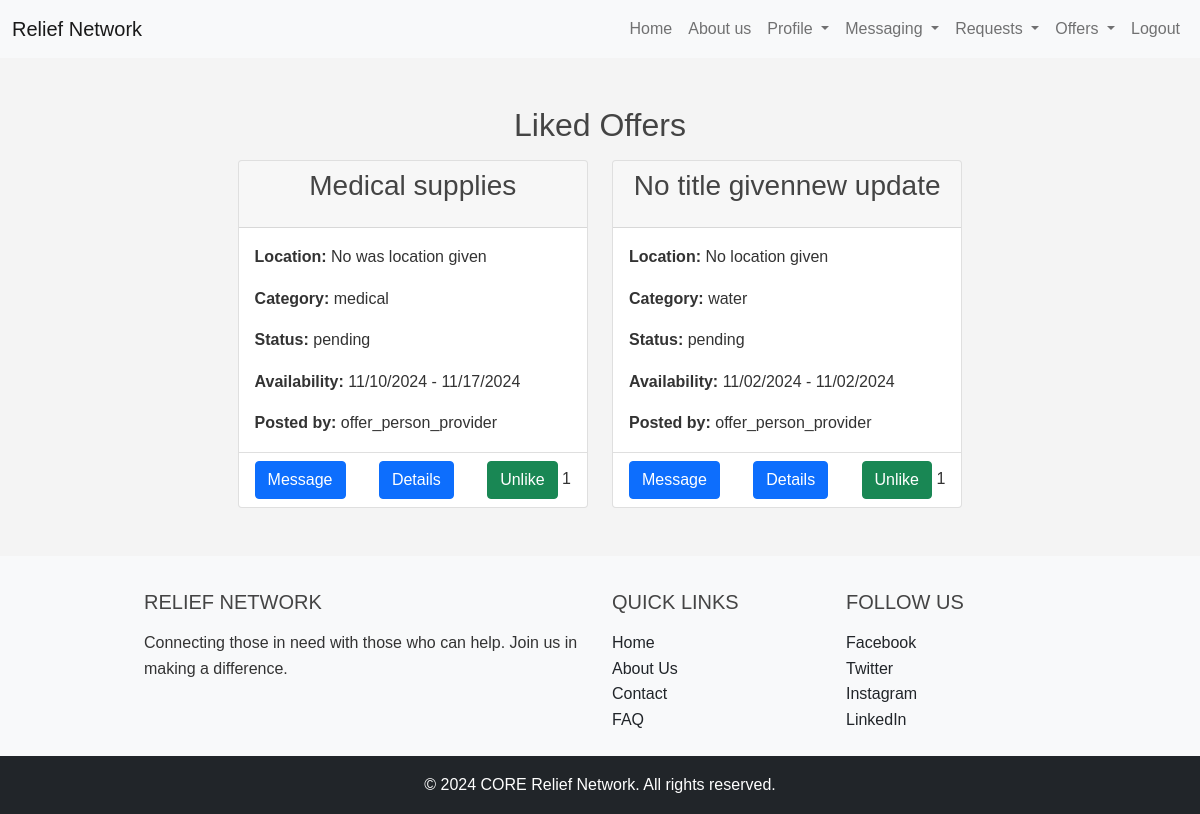
The page /requester_liked_offers/ (signed in) on the database as committed earlier.
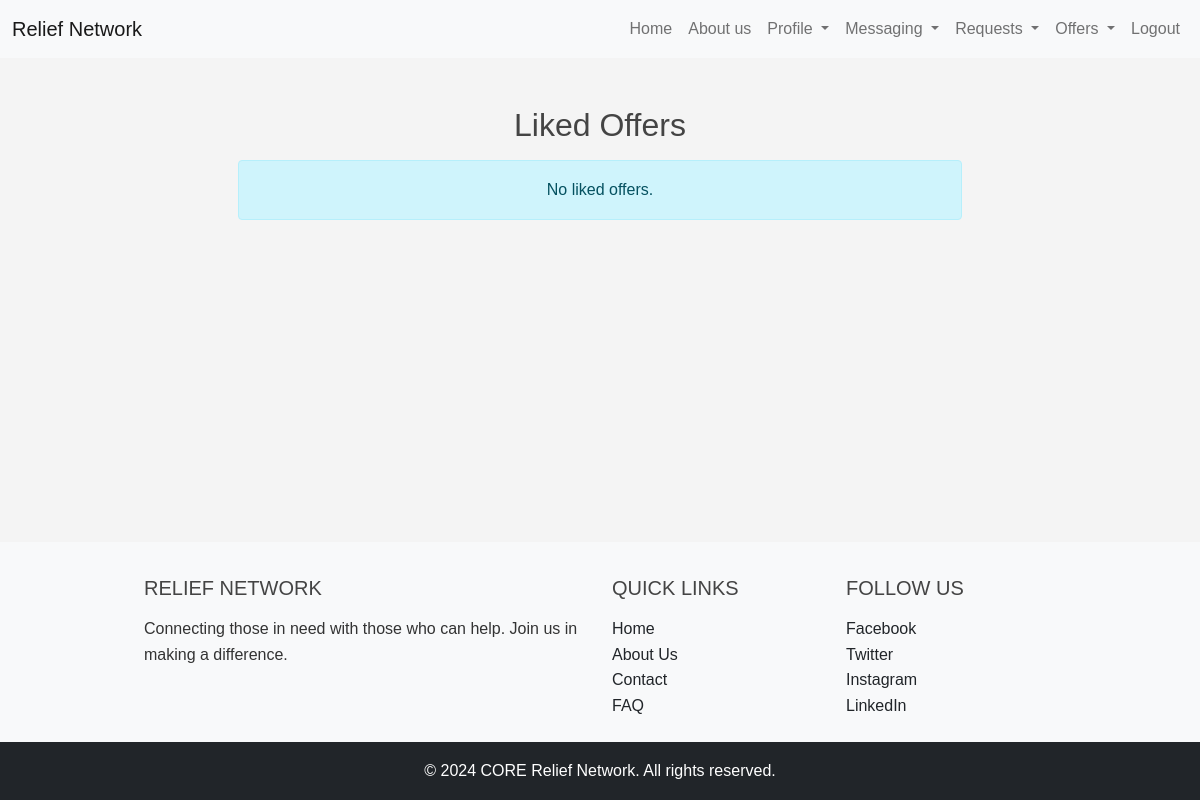
The same page on the database as committed later.
### offers/models.py (models this page shows, shortened)
class Offer(models.Model):
    CATEGORY_CHOICES = (
        ('food', 'Food'),
        ('water', 'Water'),
        ('clothing', 'Clothing'),
        ('shelter', 'Shelter'),
        ('medical', 'Medical Supplies'),
        ('other', 'Other'),
    )
    STATUS_CHOICES = (
        ('pending', 'Pending'),
        ('in_progress', 'In Progress'),
        ('completed', 'Completed'),
        ('cancelled', 'Cancelled'),
    )
    user = models.ForeignKey(User, on_delete=models.CASCADE)
    title = models.CharField(max_length=100, default='No title given')
    description = models.TextField(default='No description given')
    location = models.CharField(max_length=255, default='No was location given')# add a more detailed address later
    category = models.CharField(max_length=50, choices=CATEGORY_CHOICES, default='Other')
    status = models.CharField(max_length=11, choices=STATUS_CHOICES, default='Pending')
    quantity = models.IntegerField(default=1)
    availability_start = models.DateTimeField(default=timezone.now)
    availability_end = models.DateTimeField(default=timezone.now)
    likes = models.ManyToManyField(User, related_name='liked_offers', blank=True)

### accounts/models.py (models this page shows)
class User(AbstractUser):
    USER_TYPE_CHOICES = (
        ('requester', 'Requester'),
        ('provider', 'Provider'),
    )
    user_type = models.CharField(max_length=10, choices=USER_TYPE_CHOICES)
    name = models.CharField(max_length=255, null=True, blank=True)  # Adding a name field
    email = models.EmailField(unique=True)

### requests_app/views.py (the view)
# urls.py: path('requester_liked_offers/', requests_views.requester_liked_offers, name='requester_liked_offers'),
@login_required
@login_required
def requester_liked_offers(request):
    offers = Offer.objects.filter(likes=request.user)
    return render(request, 'requester_liked_offers.html', {'offers': offers})

### requests_app/templates/requester_liked_offers.html (shortened to what this page needs)
{% extends 'base.html' %}
{% block content %}
{% load static %}
<link rel="stylesheet" type="text/css" href="{% static 'css/styles.css' %}">
<div class="container mt-4" data-page-type="requester_view_liked_offers">
    <h2 class="text-center mb-3">Liked Offers</h2>
    <div class="row offer-container">
        {% for offer in offers %}
        <div class="col-md-6 col-lg-6 mb-4 item_offer" id="offer-{{ offer.id }}">
            <div class="card">
                <div class="card-header text-center">
                    <h3>{{ offer.title }}</h3>
                </div>
                <div class="card-body">
                    <p class="card-text"> <strong>Location:</strong> {{ offer.location }}</p>
                    <p class="card-text"> <strong>Category:</strong> {{ offer.category }}</p>
                    <p class="card-text"> <strong>Status:</strong> {{ offer.status }}</p>
                    <p class="card-text"> <strong>Availability:</strong> {{ offer.availability_start|date:"SHORT_DATE_FORMAT" }} - {{ offer.availability_end|date:"SHORT_DATE_FORMAT" }}</p>
                    <p class="card-text"> <strong>Posted by:</strong> {{ offer.user.username }}</p>
                </div>
                <div class="card-footer bg-transparent d-flex justify-content-between">
                    <div class="d-flex justify-content-between align-items-left">
                        <a href="{% url 'send_message_to' offer.user.id %}" class="btn btn-primary">
                             Message
                        </a>
                    </div>
                    <div class="d-flex justify-content-between align-items-center">
                        <a href="{% url 'requester_view_offers_detail' offer.id %}" class="btn btn-primary">
                             Details
                        </a>
                    </div>
                    <div class="d-flex justify-content-between align-items-right">
                        <form method="post" class="like-form" data-offer-id="{{ offer.id }}">
                            <button type="button" class="btn {% if request.user in offer.likes.all %}btn-success{% else %}btn-outline-success{% endif %} like-btn">
                                {% if request.user in offer.likes.all %}
                                 Unlike
                                {% else %}
                                <i class="far fa-heart"></i> Like
                                {% endif %}
                            </button>
                            <span class="likes-count">{{ offer.likes.count }}</span>
                        </form>
                    </div>
                </div>
            </div>
        </div>
        {% empty %}
        <div class="col-12 no-offers">
            <div class="alert alert-info text-center">No liked offers.</div>
        </div>
        {% endfor %}
    </div>
</div>
{% load static %}
{% endblock %}

Rows that differ between the two databases and show on the page:
removed Offer: title "Medical supplies", location "No was location given", category "medical", status "pending", availability_start "11/10/2024", availability_end "11/17/2024", user.username "offer_person_provider", shows "Unlike", likes.count "1"
removed Offer: title "No title givennew update", location "No location given", category "water", status "pending", availability_start "11/02/2024", availability_end "11/02/2024", user.username "offer_person_provider", shows "Unlike", likes.count "1"
Other text that changed with them:
text now shown: "No liked offers."
